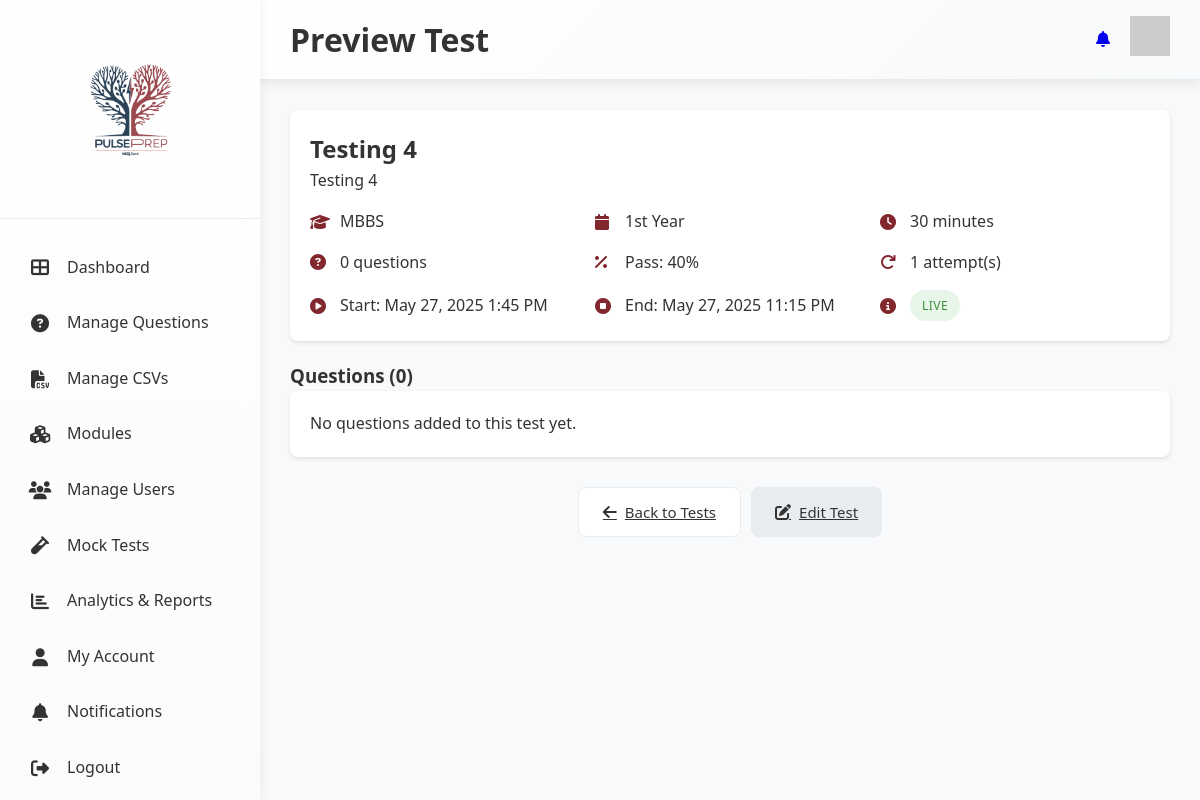
/mocktest/preview/4/, run on an earlier commit of the app's database.
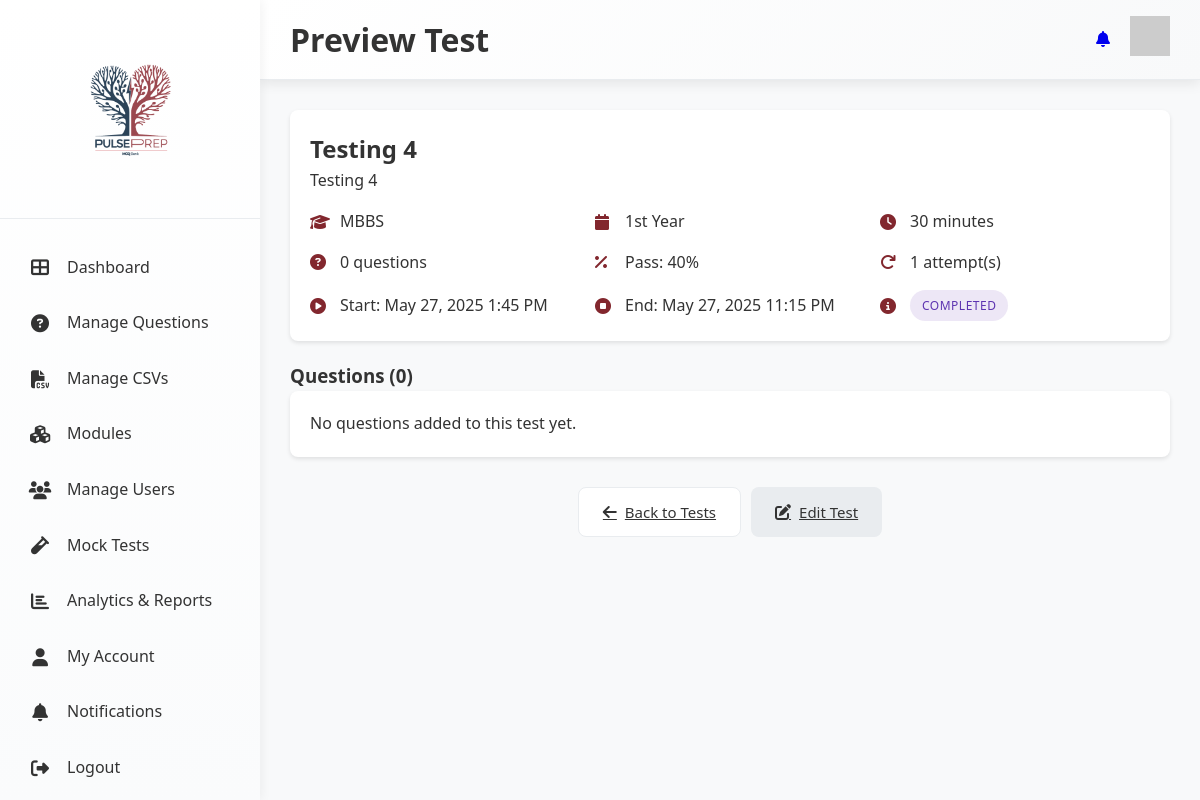
And on a later commit of the database.
### mocktest/models.py (models this page shows, shortened)
class MockTest(models.Model):
    STATUS_CHOICES = [
        ('draft', 'Draft'),
        ('scheduled', 'Scheduled'),
        ('live', 'Live'),
        ('completed', 'Completed'),
    ]
    SELECTION_TYPE_CHOICES = [
        ('random', 'Random Selection'),
        ('manual', 'Manual Selection'),
    ]
    title = models.CharField(max_length=200)
    description = models.TextField(blank=True)
    degree = models.CharField(max_length=4, choices=Question.DEGREE_CHOICES, blank=True)
    year = models.CharField(max_length=3, choices=Question.YEAR_CHOICES, blank=True)
    block = models.CharField(max_length=100, blank=True)
    module = models.CharField(max_length=100, blank=True)
    subject = models.CharField(max_length=100, blank=True)
    topic = models.CharField(max_length=100, blank=True)
    duration_minutes = models.IntegerField(default=60)
    total_questions = models.IntegerField(default=50)
    passing_percentage = models.IntegerField(default=40)
    max_attempts = models.IntegerField(default=1)
    selection_type = models.CharField(max_length=10, choices=SELECTION_TYPE_CHOICES, default='random')
    easy_percentage = models.IntegerField(default=30)  # For random selection
    medium_percentage = models.IntegerField(default=50)
    hard_percentage = models.IntegerField(default=20)
    randomize_questions = models.BooleanField(default=True)
    randomize_options = models.BooleanField(default=True)
    show_explanations = models.BooleanField(default=True)
    start_datetime = models.DateTimeField()
    end_datetime = models.DateTimeField()
    status = models.CharField(max_length=10, choices=STATUS_CHOICES, default='draft')
    created_by = models.ForeignKey(settings.AUTH_USER_MODEL, on_delete=models.CASCADE, related_name='created_tests')
    created_at = models.DateTimeField(auto_now_add=True)
    updated_at = models.DateTimeField(auto_now=True)
    questions = models.ManyToManyField(Question, through='TestQuestion')
    class Meta:
        ordering = ['-created_at']

### mocktest/views.py (the view)
# urls.py: path('preview/<int:test_id>/', views.preview_test, name='preview_test'),
def preview_test(request, test_id):
    test = get_object_or_404(MockTest, id=test_id)
    test_questions = test.testquestion_set.all().select_related('question')
    context = {
        'test': test,
        'test_questions': test_questions,
        'question_count': test_questions.count(),
    }
    return render(request, 'mocktest/preview_test.html', context)

### user_management/context_processors.py (called while the page is built, shortened)
def user_stats(request):
    User = get_user_model()
    if not request.user.is_authenticated:
        return {}

### templates/mocktest/preview_test.html (shortened to what the changed rows need)
{% load static %}
<!DOCTYPE html>
<html lang="en">
  <head>
    <link rel="stylesheet" href="{% static 'css/DAstyles.css' %}" />
    <link rel="stylesheet" href="{% static 'css/mockTest.css' %}" />
    <link rel="stylesheet" href="https://cdnjs.cloudflare.com/ajax/libs/font-awesome/6.4.0/css/all.min.css" />
  </head>
  <body>
    <div class="container">
      <main class="main-content">
        <header class="header">
          <h1>Preview Test</h1>
        </header>
        <div class="dashboard-content">
          <div class="preview-container">
            <div class="test-info-card">
              <h2>{{ test.title }}</h2>
              {% if test.description %}
                <p>{{ test.description }}</p>
              {% endif %}
              <div class="test-meta">
                <div class="meta-item">
                  <i class="fas fa-graduation-cap"></i>
                  <span>{{ test.degree|default:"All Degrees" }}</span>
                </div>
                <div class="meta-item">
                  <i class="fas fa-calendar"></i>
                  <span>{{ test.year|default:"All Years" }} Year</span>
                </div>
                <div class="meta-item">
                  <i class="fas fa-clock"></i>
                  <span>{{ test.duration_minutes }} minutes</span>
                </div>
                <div class="meta-item">
                </div>
                <div class="meta-item">
                  <i class="fas fa-percentage"></i>
                  <span>Pass: {{ test.passing_percentage }}%</span>
                </div>
                <div class="meta-item">
                  <i class="fas fa-redo"></i>
                  <span>{{ test.max_attempts }} attempt(s)</span>
                </div>
              </div>
              <div class="test-meta">
                <div class="meta-item">
                  <i class="fas fa-play-circle"></i>
                  <span>Start: {{ test.start_datetime|date:"M d, Y g:i A" }}</span>
                </div>
                <div class="meta-item">
                  <i class="fas fa-stop-circle"></i>
                  <span>End: {{ test.end_datetime|date:"M d, Y g:i A" }}</span>
                </div>
                <div class="meta-item">
                  <i class="fas fa-info-circle"></i>
                  <span class="status-badge {{ test.status }}">{{ test.get_status_display }}</span>
                </div>
              </div>
            </div>
          </div>
        </div>
      </main>
    </div>
  </body>
</html>

What changed in the data, as far as the page shows it:
changed MockTest "Testing 4": status "LIVE" → "COMPLETED"
